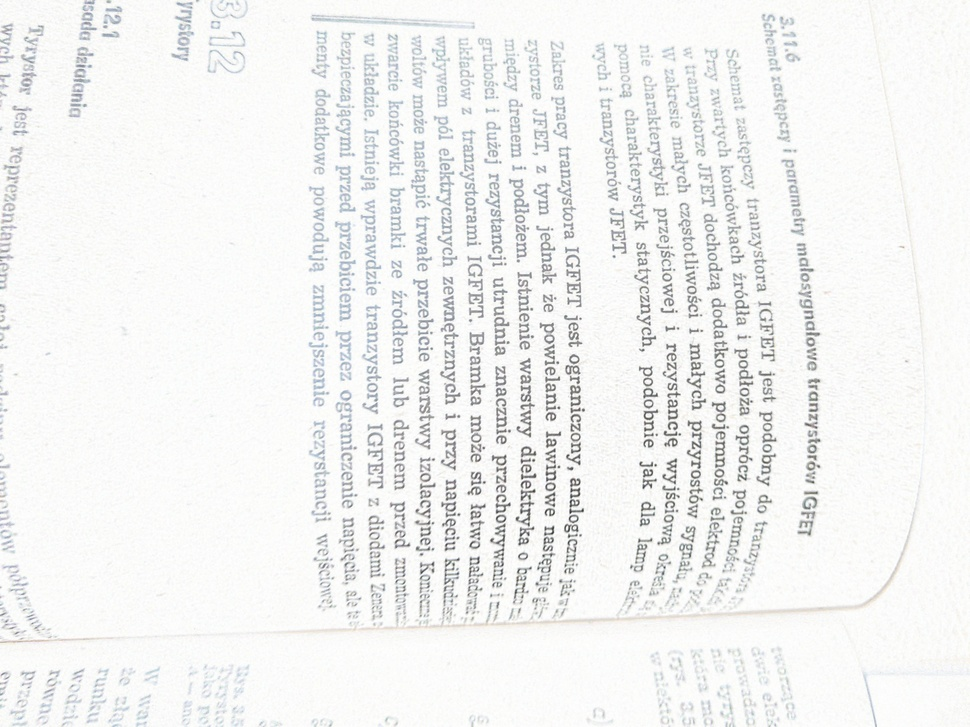
#> input picture project/data/photos/rotate_text/after_remove_shadow/text_right.jpg, 970 x 727 px, shrunk from 4032 x 3024 before the run, found by its file name; its folder holds 4 pictures in this run
$ jupyter execute --allow-errors rotate.ipynb   (shell and % lines are left out)
#> lines starting #> are read from the running program, lines starting #| are printed output that depends on the picture
div#notebook p, div#notebook{
    font-size: 130%;
    line-height: 125%;
}
.rendered_html pre, .rendered_html table{
    font-size:130%;
    line-height: 125%;
}
.CodeMirror, .CodeMirror pre, .CodeMirror-dialog, .CodeMirror-dialog .CodeMirror-search-field, .terminal-app .terminal {
    font-size: 130%;
    line-height: 125%;
}

<div style=style="font-size: 20px">

     your stuffs here

</div>

!jt -t oceans16 -tf merriserif -tfs 14 -nf ptsans -nfs 14
### Reference: https://gist.github.com/endolith/334196bac1cac45a4893

##### Automatically detect rotation and line spacing of an image of text using
##### Radon transform

##### If image is rotated by the inverse of the output, the lines will be
##### horizontal (though they may be upside-down depending on the original image)

##### It doesn't work with black borders

<font size="5">dadasda
asdasdsa
asdasd</font>

[cell 1]
from __future__ import division, print_function
from skimage.transform import radon
from PIL import Image
from PIL.Image import Resampling
from numpy import asarray, mean, array, blackman
import numpy
from numpy.fft import rfft
import matplotlib.pyplot as plt

# from matplotlib.mlab import rms_flat
from matplotlib import mlab
import cv2

try:
    # More accurate peak finding from
    # https://gist.github.com/endolith/255291#file-parabolic-py
    from parabolic import parabolic

    def argmax(x):
        return parabolic(x, numpy.argmax(x))[0]

except ImportError:
    from numpy import argmax

[cell 2]
name = "text_" + "right"
path_before = f"project/data/photos/rotate_text/after_remove_shadow/{name}.jpg"
# path_after = f"photos/rotate_text/after_rotated/{name}.jpg"

# Load file, converting to grayscale
I = asarray(Image.open(path_before).convert("L"))

[cell 3]
name = "text_" + "right"
path_before = f"photos/rotate_text/after_remove_shadow/{name}.jpg"
path_after = f"photos/rotate_text/after_rotated/{name}.jpg"

# Load file, converting to grayscale
I = asarray(Image.open(path_before).convert("L"))
I = I - mean(I)  # Demean; make the brightness extend above and below zero
plt.subplot(2, 2, 1)
plt.imshow(I)

# Do the radon transform and display the result
sinogram = radon(I)
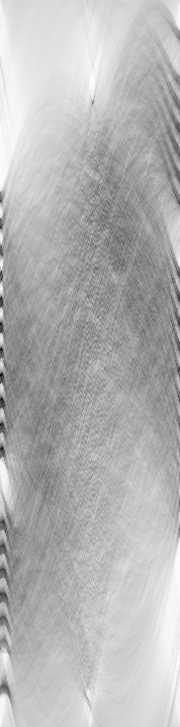
#> sinogram: shape (727, 180) float64; min -21937.8, max 6615.4, mean -1714.6; drawn with min black and max white

plt.subplot(2, 2, 2)
plt.imshow(sinogram.T, aspect="auto")
plt.gray()

# Find the RMS value of each row and find "busiest" rotation,
# where the transform is lined up perfectly with the alternating dark
# text and white lines
rms = lambda x_seq: (sum(x * x for x in x_seq) / len(x_seq)) ** (1 / 2)
# r = array([lambda x_seq: (sum(x*x for x in x_seq)/len(x_seq))**(1/2) for line in sinogram.transpose()])
r = array([rms(line) for line in sinogram.transpose()])
#> r = 180 values, max 7401 at index 1, min 3445.1 at index 73, mean 3998
#> (the rest of this cell did not finish here and is left out)
